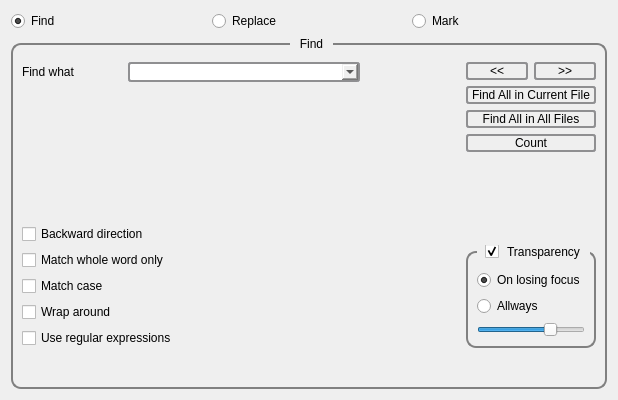
<?xml version="1.0" encoding="UTF-8"?>
<ui version="4.0">
 <class>SearchWgt</class>
 <widget class="QWidget" name="SearchWgt">
  <property name="geometry">
   <rect>
    <x>0</x>
    <y>0</y>
    <width>618</width>
    <height>400</height>
   </rect>
  </property>
  <property name="sizePolicy">
   <sizepolicy hsizetype="Preferred" vsizetype="Preferred">
    <horstretch>0</horstretch>
    <verstretch>0</verstretch>
   </sizepolicy>
  </property>
  <property name="minimumSize">
   <size>
    <width>0</width>
    <height>400</height>
   </size>
  </property>
  <property name="maximumSize">
   <size>
    <width>16777215</width>
    <height>16777215</height>
   </size>
  </property>
  <property name="windowTitle">
   <string>BlockPad</string>
  </property>
  <property name="styleSheet">
   <string notr="true">QPushButton {
    border: 2px solid #8f8f91;
    border-radius: 3px;
    background-color: qlineargradient(x1: 0, y1: 0, x2: 0, y2: 1,
                                      stop: 0 #f6f7fa, stop: 1 #dadbde);
}

QPushButton:pressed {
    background-color: qlineargradient(x1: 0, y1: 0, x2: 0, y2: 1,
                                      stop: 0 #dadbde, stop: 1 #f6f7fa);
}

QPushButton:flat {
    border: none; /* no border for a flat push button */
}

QPushButton:default {
    border-color: navy; /* make the default button prominent */
}

QComboBox{
    border: 2px solid #8f8f91;
    border-radius: 3px;
	min-width:220px;
}

QGroupBox{
    border: 2px solid grey;
    border-radius: 10px;
    margin-top: 6px;
    padding-top: 8px;
}

QGroupBox::title {
    margin: 0 5px;
    subcontrol-origin: margin;
    subcontrol-position: top center;
    padding: 0 3px;
}</string>
  </property>
  <layout class="QVBoxLayout" name="verticalLayout_6">
   <item>
    <layout class="QHBoxLayout" name="horizontalLayout_13">
     <item>
      <widget class="QRadioButton" name="radioButtonFind">
       <property name="text">
        <string>Find</string>
       </property>
       <property name="checked">
        <bool>true</bool>
       </property>
      </widget>
     </item>
     <item>
      <widget class="QRadioButton" name="radioButtonReplace">
       <property name="text">
        <string>Replace</string>
       </property>
      </widget>
     </item>
     <item>
      <widget class="QRadioButton" name="radioButtonMark">
       <property name="text">
        <string>Mark</string>
       </property>
      </widget>
     </item>
    </layout>
   </item>
   <item>
    <widget class="QGroupBox" name="groupBox">
     <property name="title">
      <string>Find</string>
     </property>
     <layout class="QVBoxLayout" name="verticalLayout">
      <item>
       <layout class="QHBoxLayout" name="horizontalLayout_9">
        <property name="spacing">
         <number>6</number>
        </property>
        <property name="sizeConstraint">
         <enum>QLayout::SetDefaultConstraint</enum>
        </property>
        <item>
         <layout class="QVBoxLayout" name="verticalLayout_11">
          <item>
           <layout class="QHBoxLayout" name="horizontalLayout_10">
            <item>
             <widget class="QLabel" name="labelFindWhat">
              <property name="sizePolicy">
               <sizepolicy hsizetype="Fixed" vsizetype="Preferred">
                <horstretch>0</horstretch>
                <verstretch>0</verstretch>
               </sizepolicy>
              </property>
              <property name="minimumSize">
               <size>
                <width>100</width>
                <height>0</height>
               </size>
              </property>
              <property name="maximumSize">
               <size>
                <width>100</width>
                <height>16777215</height>
               </size>
              </property>
              <property name="text">
               <string>Find what</string>
              </property>
             </widget>
            </item>
            <item>
             <widget class="QComboBox" name="comboBoxFindWhat">
              <property name="editable">
               <bool>true</bool>
              </property>
             </widget>
            </item>
           </layout>
          </item>
          <item>
           <spacer name="verticalSpacer_6">
            <property name="orientation">
             <enum>Qt::Vertical</enum>
            </property>
            <property name="sizeType">
             <enum>QSizePolicy::MinimumExpanding</enum>
            </property>
            <property name="sizeHint" stdset="0">
             <size>
              <width>20</width>
              <height>40</height>
             </size>
            </property>
           </spacer>
          </item>
          <item>
           <layout class="QHBoxLayout" name="horizontalLayout_11">
            <item>
             <layout class="QVBoxLayout" name="verticalLayout_12">
              <item>
               <widget class="QCheckBox" name="checkBoxBackward">
                <property name="text">
                 <string>Backward direction</string>
                </property>
               </widget>
              </item>
              <item>
               <widget class="QCheckBox" name="checkBoxWholeWord">
                <property name="text">
                 <string>Match whole word only</string>
                </property>
               </widget>
              </item>
              <item>
               <widget class="QCheckBox" name="checkBoxCase">
                <property name="text">
                 <string>Match case</string>
                </property>
               </widget>
              </item>
              <item>
               <widget class="QCheckBox" name="checkBoxWrapAround">
                <property name="text">
                 <string>Wrap around</string>
                </property>
               </widget>
              </item>
              <item>
               <widget class="QCheckBox" name="checkBoxRegularExpressions">
                <property name="text">
                 <string>Use regular expressions</string>
                </property>
               </widget>
              </item>
             </layout>
            </item>
            <item>
             <spacer name="horizontalSpacer_5">
              <property name="orientation">
               <enum>Qt::Horizontal</enum>
              </property>
              <property name="sizeHint" stdset="0">
               <size>
                <width>40</width>
                <height>20</height>
               </size>
              </property>
             </spacer>
            </item>
           </layout>
          </item>
         </layout>
        </item>
        <item>
         <spacer name="horizontalSpacer_6">
          <property name="orientation">
           <enum>Qt::Horizontal</enum>
          </property>
          <property name="sizeType">
           <enum>QSizePolicy::Fixed</enum>
          </property>
          <property name="sizeHint" stdset="0">
           <size>
            <width>100</width>
            <height>20</height>
           </size>
          </property>
         </spacer>
        </item>
        <item>
         <layout class="QVBoxLayout" name="verticalLayout_13">
          <item>
           <layout class="QHBoxLayout" name="horizontalLayout_12">
            <property name="sizeConstraint">
             <enum>QLayout::SetNoConstraint</enum>
            </property>
            <item>
             <widget class="QPushButton" name="pushButtonFindPrev">
              <property name="text">
               <string>&lt;&lt;</string>
              </property>
             </widget>
            </item>
            <item>
             <widget class="QPushButton" name="pushButtonFindNext">
              <property name="text">
               <string>&gt;&gt;</string>
              </property>
             </widget>
            </item>
           </layout>
          </item>
          <item>
           <widget class="QPushButton" name="pushButtonFindAllCurrent">
            <property name="text">
             <string>Find All in Current File</string>
            </property>
           </widget>
          </item>
          <item>
           <widget class="QPushButton" name="pushButtonFindAllAll">
            <property name="text">
             <string>Find All in All Files</string>
            </property>
           </widget>
          </item>
          <item>
           <widget class="QPushButton" name="pushButtonCount">
            <property name="text">
             <string>Count</string>
            </property>
           </widget>
          </item>
          <item>
           <spacer name="verticalSpacer_7">
            <property name="orientation">
             <enum>Qt::Vertical</enum>
            </property>
            <property name="sizeHint" stdset="0">
             <size>
              <width>20</width>
              <height>40</height>
             </size>
            </property>
           </spacer>
          </item>
          <item>
           <widget class="QGroupBox" name="groupBoxTransparency">
            <property name="title">
             <string>Transparency</string>
            </property>
            <property name="checkable">
             <bool>true</bool>
            </property>
            <layout class="QVBoxLayout" name="verticalLayout_14">
             <item>
              <widget class="QRadioButton" name="radioButtonLosingFocus">
               <property name="text">
                <string>On losing focus</string>
               </property>
               <property name="checked">
                <bool>true</bool>
               </property>
              </widget>
             </item>
             <item>
              <widget class="QRadioButton" name="radioButtonAllways">
               <property name="text">
                <string>Allways</string>
               </property>
              </widget>
             </item>
             <item>
              <widget class="QSlider" name="horizontalSliderTransparency">
               <property name="sliderPosition">
                <number>70</number>
               </property>
               <property name="orientation">
                <enum>Qt::Horizontal</enum>
               </property>
              </widget>
             </item>
            </layout>
           </widget>
          </item>
         </layout>
        </item>
       </layout>
      </item>
      <item>
       <spacer name="verticalSpacer">
        <property name="orientation">
         <enum>Qt::Vertical</enum>
        </property>
        <property name="sizeType">
         <enum>QSizePolicy::Fixed</enum>
        </property>
        <property name="sizeHint" stdset="0">
         <size>
          <width>20</width>
          <height>10</height>
         </size>
        </property>
       </spacer>
      </item>
      <item>
       <widget class="QLabel" name="labelStatus">
        <property name="text">
         <string/>
        </property>
       </widget>
      </item>
     </layout>
    </widget>
   </item>
  </layout>
 </widget>
 <resources/>
 <connections/>
</ui>
